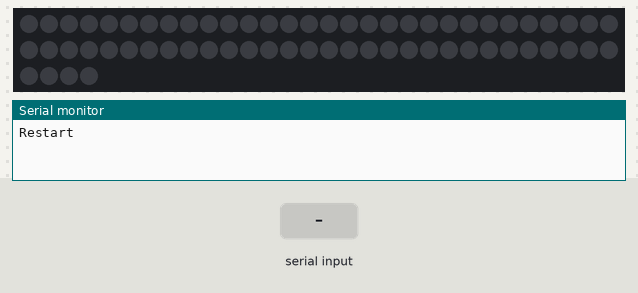
Recording of a sketch running on a simulated Arduino Uno, built with avr-gcc and run on an emulated ATmega328P. Shown: 64 RGB LEDs in strip order, left to right, continuing on the next row, the last lines printed to the serial monitor. The test bench sets the inputs (shaded band). Dim RGB values are drawn brighter than linear; random numbers use the default seed unless the sketch sets one.

Above: at 1.2 s.
1.3 s: "A" received over Serial
2.8 s: "D" received over Serial
At 4.9 s:
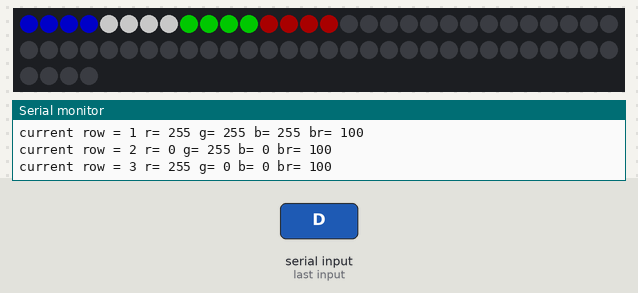
5.8 s: "C" received over Serial
At 8.6 s:
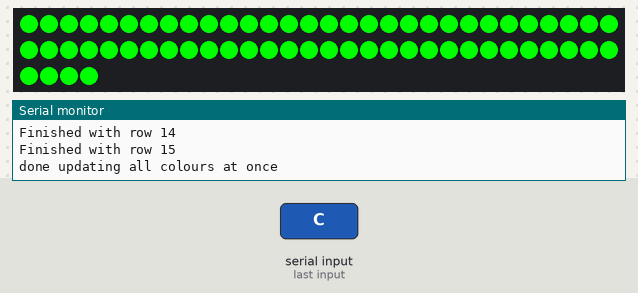
8.8 s: "O" received over Serial
At 9.29 s:
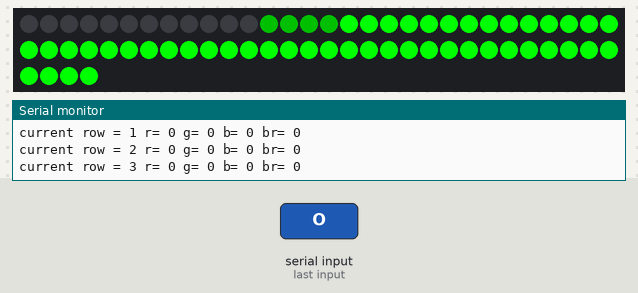
11.7 s: "D" received over Serial
At 12.5 s:
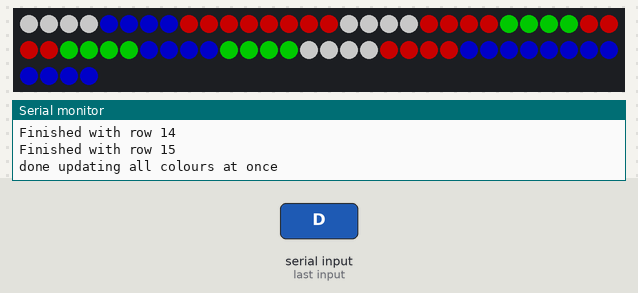
14.7 s: "O" received over Serial
At 15.56 s:
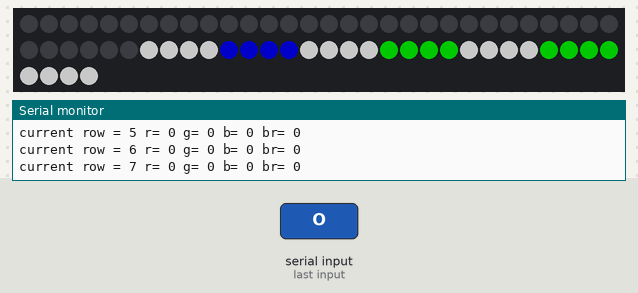
Timing chart, 0 to 17.7 s (numbered marks = the images above; inputs shaded):
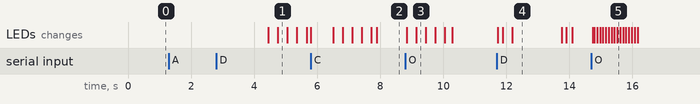

The sketch:

adafruit_neopixel_led_strip_controll.ino
```cpp
#include <Adafruit_NeoPixel.h>

#define PIN 6
#define NUMPIXELS 64
Adafruit_NeoPixel strip = Adafruit_NeoPixel(NUMPIXELS, PIN, NEO_GRB + NEO_KHZ800);

const byte rows = 16;
const byte collums = 4;
const byte colours_places = 4;
const byte place_red = 0;
const byte place_green = 1;
const byte place_blue = 2;
const byte place_brightnes = 3;

byte current_led_numbers [rows][collums];
byte new_collour_setting [rows][colours_places];
byte current_collour_setting [rows][colours_places];

byte snelheid = 0;


int row_counter_comp = 0;
boolean updating_leds_per_segment_after_comparing = false;
boolean updating__all_leds_after_comparing = false;
int brightness_counter = 0;

const byte ammount_of_colours_in_coulors = 4;
int ammount_of_colours_in_coulors_counter = 0;

unsigned long time_stamp = 0;

byte colours[ammount_of_colours_in_coulors][colours_places] = {
  {
    255,0,0,100                                                                                              }
  ,{
    255,255,255,100                                                                                              }
  ,{
    0,0,255,100                                                                                              }
  ,{
    0,255,0,100                                                                                              }
};

boolean colors_to_use [ammount_of_colours_in_coulors];

boolean finished_updating_this_segment [rows];

const byte bright_red = 0;
const byte bright_white = 1;
const byte blue = 2;
const byte green_brightnes = 3;

boolean disco = false;
unsigned long timestamp_disco = 0;

char state_char = 'S';

void setup(){
  Serial.begin(9600);
  for(int i = 0; i < ammount_of_colours_in_coulors ; i++){
    colors_to_use[i] = false;
  }
  for(int i = 0; i < rows ; i++){
    finished_updating_this_segment[i] = false;
  }
  /*
  http://stackoverflow.com/questions/2516096/fastest-way-to-zero-out-a-2d-array-in-c
   memset(array, 0, sizeof(array[0][0]) * m * n);
   Where m and n are the width and height of the two-dimensional array (in your example, you have a square two-dimensional array, so m == n).
   */
  memset(current_collour_setting, 0, sizeof(current_collour_setting[0][0]) * rows * colours_places );
  memset(new_collour_setting, 0, sizeof(new_collour_setting[0][0]) * rows * collums);

  // array to fill current led numbers with appropriate led number per row
  for(int row_counter = 0 ; row_counter < rows ; row_counter++){
    // this loop goes through all the rows
    for(int collum_counter = 0; collum_counter < collums ; collum_counter++){
      // for every row, this loops through all the collums
      current_led_numbers[row_counter][collum_counter]= (row_counter*collums)+collum_counter;
    }
  }
  strip.begin();
  Serial.println("Restart");
  // strip.show();
}

void loop (){
  if(Serial.available() > 0 ){// when there is a byte/chareracter avaiable in the buffer Serial.available becomes bigger
    // Serial.available = ammount of bytes in serial buffer
    state_char = Serial.read();
    // Serial.read() gets the byte into the charecter
    if(state_char != 'D'){
      disco = false;
    }

    switch (state_char){
    case 'A':
      Serial.println("A key was pressed: ");
      // when in other function first fadeout before fading in
      // fadeout function
      // fadein is standaart
      snelheid = 10;
      colors_to_use[bright_red] = true;
      colors_to_use[green_brightnes] = true;
      colors_to_use[blue] = true;

      update_new_colour_setting(0);// fill in brightness setting, if 0 than use brightness of defined colors
      updating_leds_per_segment_after_comparing = true;
      // updating__all_leds_after_comparing = true;
      break;
    case 'C':
      //colors_to_use[bright_red] = true;
      colors_to_use[green_brightnes] = true;
      update_new_colour_setting(255);// fill in brightness setting, if 0 than use brightness of defined colors
      // updating_leds_per_segment_after_comparing = false;
      updating__all_leds_after_comparing = true;
      break;
    case 'O':
      update_new_colour_setting(255);
      updating_leds_per_segment_after_comparing = true;
      // alles blinken groen
      break;
    case 'R':
      colors_to_use[green_brightnes] = true;
      colors_to_use[bright_white] = true;
      colors_to_use[blue] = true;

      update_new_colour_setting(0);// fill in brightness setting, if 0 than use brightness of defined colors
      // updating_leds_per_segment_after_comparing = true;
      updating__all_leds_after_comparing = true;
      break;
    case 'D':
      Serial.println("disco");

      disco = true;


      break;
    default:
      Serial.println("I dont knowt this letter");
      break;
    }
  }

  if(disco){
    long time_disco_passed = millis() - timestamp_disco;
    if(time_disco_passed > 2000){
      timestamp_disco = millis();
      // when there are more then 2 seconds passed
      for(int row_counter = 0 ; row_counter < rows ; row_counter++){
        // choose ranrom color per block
        byte random_colour_setting[4] = {
          random(0,255),random(0,255),random(0,255),random(0,255)                 };
          byte random_colour_from_colour_array = random(0,ammount_of_colours_in_coulors);

        for(int collor_setting_counter = 0; collor_setting_counter < colours_places ; collor_setting_counter++){
         // new_collour_setting[row_counter][collor_setting_counter] = random_colour_setting[collor_setting_counter]
         new_collour_setting[row_counter][collor_setting_counter] = colours[random_colour_from_colour_array][collor_setting_counter];
        }
      }
      updating__all_leds_after_comparing = true;
    }
  }

  if(updating_leds_per_segment_after_comparing){
    change_collor_per_segment_to_new_collour();
  }
  else if(updating__all_leds_after_comparing){
    change_all_to_color();
  }
}

void setPixelColor( uint16_t n, uint8_t r, uint8_t g, uint8_t b, uint16_t brightness) {
  strip.setPixelColor(n, (brightness*r/255) , (brightness*g/255), (brightness*b/255));
}
```

change_all_to_color.ino
```cpp
void change_all_to_color(){

  unsigned long time_passed = micros() - time_stamp;

  if(time_passed > 100){
    //Serial.println(time_passed);
    time_stamp = micros();

    // this loop goes through all the rows
    int counter_amount_of_colours_to_update = 0;
    for(int row_counter = 0 ; row_counter < rows ; row_counter++){
      if( finished_updating_this_segment[row_counter] == false){

        counter_amount_of_colours_to_update ++;

        int r_new = new_collour_setting[row_counter][place_red];
        int g_new = new_collour_setting[row_counter][place_green];
        int b_new = new_collour_setting[row_counter][place_blue];
        int brightness_new = new_collour_setting[row_counter_comp][place_brightnes];

        int r_current = current_collour_setting[row_counter][place_red];
        int g_current = current_collour_setting[row_counter][place_green];
        int b_current = current_collour_setting[row_counter][place_blue];
        int brightness_current = current_collour_setting[row_counter][place_brightnes];

        if(g_current != g_new && row_counter == 0){
          //Serial.println(row_counter);
          //          Serial.println("g_c was not g_n");
          //          Serial.print("g_n ");
          //          Serial.print(g_new);
          //          Serial.print(" g_c ");
          //          Serial.println(g_current);
        }
        else{
          //           Serial.println(row_counter);
          //          Serial.println("r_c was r_n");
        }

        row_counter_comp = row_counter;

        compare_old_and_new_coulour_setting(r_current, r_new, place_red);
        compare_old_and_new_coulour_setting(g_current, g_new, place_green);
        compare_old_and_new_coulour_setting(b_current, b_new, place_blue);
        compare_old_and_new_coulour_setting(brightness_current, brightness_new, place_brightnes);

        // the brightness, r, g and b should change to the new setting
        // so we must now what the color setting of the composition was, and what it should be
        // for example if the current Red value in the all composition array is smaller than the new vallue, we must increase R untill it is the same as the new vallue
        // same counts for G B and Brightness
        // But when the old value of R is bigger than the new value we must decrease its value untill it is the same as the new vallue

        for(int collum_counter = 0; collum_counter < collums ; collum_counter++){
          // for every row, this loops through all the collums
          setPixelColor(current_led_numbers[row_counter][collum_counter], r_current, g_current, b_current, brightness_current);
        }
        if(r_new == r_current && g_new == g_current && b_new == b_current && brightness_current == brightness_new){
          // done with changing colours update the next compartment
          finished_updating_this_segment[row_counter] = true;
          Serial.print("Finished with row ");
          Serial.println(row_counter);

          // boolean to check if done
        }
      }
    }

    if(counter_amount_of_colours_to_update == 0){
      Serial.println("done updating all colours at once");
      updating__all_leds_after_comparing = false;
      for(int i = 0; i < rows ; i++){
        finished_updating_this_segment[i] = false;
      }
    }
    // end for loop
    strip.show();
  }
}
```

change_collor_per_segment_to_new_collour.ino
```cpp
void change_collor_per_segment_to_new_collour(){

  if(row_counter_comp < rows ){

    unsigned long  time_passed = micros() - time_stamp;
    if(time_passed > 100){
      //Serial.println(time_passed);
      time_stamp = micros();
      // this loop goes through all the rows
      int r_new = new_collour_setting[row_counter_comp][place_red];
      int g_new = new_collour_setting[row_counter_comp][place_green];
      int b_new = new_collour_setting[row_counter_comp][place_blue];
      int brightness_new = new_collour_setting[row_counter_comp][place_brightnes];

      int r_current = current_collour_setting[row_counter_comp][place_red];
      int g_current = current_collour_setting[row_counter_comp][place_green];
      int b_current = current_collour_setting[row_counter_comp][place_blue];
      int brightness_current = current_collour_setting[row_counter_comp][place_brightnes];

      compare_old_and_new_coulour_setting(r_current,r_new, place_red );
      compare_old_and_new_coulour_setting(g_current,g_new, place_green);
      compare_old_and_new_coulour_setting(b_current,b_new, place_blue);
      compare_old_and_new_coulour_setting(brightness_current, brightness_new, place_brightnes);

      // the brightness, r, g and b should change to the new setting
      // so we must now what the color setting of the composition was, and what it should be
      // for example if the current Red value in the all composition array is smaller than the new vallue, we must increase R untill it is the same as the new vallue
      // same counts for G B and Brightness
      // But when the old value of R is bigger than the new value we must decrease its value untill it is the same as the new vallue

      for(int collum_counter = 0; collum_counter < collums ; collum_counter++){
        // for every row, this loops through all the collums
        setPixelColor(current_led_numbers[row_counter_comp][collum_counter], r_current, g_current, b_current, brightness_current);
      }
      strip.show();
      if(r_new == r_current && g_new == g_current && b_new == b_current && brightness_current == brightness_new){
        // done with changing colours update the next compartment
        Serial.print("current row = ");
        Serial.print(row_counter_comp);
        Serial.print(" r= ");
        Serial.print(r_current);
        Serial.print(" g= ");
        Serial.print(g_current);
        Serial.print(" b= ");
        Serial.print(b_current);
        Serial.print(" br= ");
        Serial.println(brightness_current);
        row_counter_comp++;
      }
    }

  }
  else{
    // reset function
    Serial.println("finished setting new color");

    row_counter_comp = 0;
    updating_leds_per_segment_after_comparing = false;
  }
}
```

compare_old_new_color_values.ino
```cpp
void compare_old_and_new_coulour_setting (byte current_coulour, byte new_collour, byte current_color_place ){

  if(current_coulour > new_collour ){
    if(current_coulour - new_collour > snelheid){
      //current_coulour must become smaller
      current_collour_setting[row_counter_comp][current_color_place] -= snelheid;

    }
    else{
      current_collour_setting[row_counter_comp][current_color_place] --;
    }

  }
  else if(current_coulour < new_collour){
    if((new_collour - current_coulour) > snelheid){
      // current_coulour must become bigger
      current_collour_setting[row_counter_comp][current_color_place] += snelheid;

    }
    else{
      current_collour_setting[row_counter_comp][current_color_place]++;

    }
  }
}
```

update_new_colour_setting.ino
```cpp
void update_new_colour_setting( int brightness_setting){


  // check amount of colors
  int current_colors[10][4];
  memset(current_colors, 0, sizeof(current_colors));

  int ammount_of_colors = 0;
  int place_counter_current_colors = 0;

  if(brightness_setting == 0){
    Serial.println("use brightness setting of defined collors");
    // predefined brighness setting
    for(int current_color_row = 0; current_color_row < ammount_of_colours_in_coulors ; current_color_row++){
      if(colors_to_use[current_color_row] == true){
        Serial.print("Current row = ");
        Serial.println(current_color_row);
        for(int color_settings = 0; color_settings < colours_places; color_settings++){
          // fill new array with only the colors we want to use
          Serial.print("    current colour = ");
          Serial.print(color_settings);
          Serial.print("    value = ");
          Serial.println(colours[current_color_row][color_settings]);
          current_colors[ammount_of_colors][color_settings] = colours[current_color_row][color_settings];
        }
        ammount_of_colors++;
      }
    }
  }
  else{
    Serial.println("we have a brightness setting to overull the current setting");
    // we have a brightness setting to overull the current setting
    for(int current_color_row = 0; current_color_row < ammount_of_colours_in_coulors ; current_color_row++){
      if(colors_to_use[current_color_row] == true){
        for(int color_settings = 0; color_settings < colours_places -1; color_settings++){
          // fill new array with only the colors we want to use
          current_colors[ammount_of_colors][color_settings] = colours[current_color_row][color_settings];
        }
        current_colors[ammount_of_colors][3] = brightness_setting;
        ammount_of_colors++;
      }
    }
  }
  Serial.print("ammount_of_colors  = ");
  Serial.println(ammount_of_colors);

  if(ammount_of_colors > 1){
    // more than one color
    Serial.println("more than one color");
    for(int row_counter = 0 ; row_counter < rows ; row_counter++){
      // this loop goes through all the rows
      if(place_counter_current_colors > ammount_of_colors -1 ){// als er 2 kleuren zijn mag de counter niet hoger worden dan 1 dus niet groter dan ammount of colors -1
        place_counter_current_colors = 0;
      }
      Serial.print("new colour_setting = ");
      Serial.println(row_counter);
      for(int collor_setting_counter = 0; collor_setting_counter < colours_places ; collor_setting_counter++){

        // for every row, this loops through all the collums
        // r g b bright langs
        Serial.print("     rgb brightnes value = ");
        Serial.println(current_colors[place_counter_current_colors][collor_setting_counter]);
        new_collour_setting[row_counter][collor_setting_counter] = current_colors[place_counter_current_colors][collor_setting_counter];

      }
      Serial.println(" ");
      place_counter_current_colors++;
    }
    Serial.println(" ");
    Serial.println("Finished setting collor settings");
  }
  else if (ammount_of_colors == 1){
    // there was only one color
    Serial.println("There was only one color");
    for(int row_counter = 0 ; row_counter < rows ; row_counter++){
      // this loop goes through all the rows
      Serial.print("new colour is ");
      for(int collor_setting_counter = 0; collor_setting_counter < colours_places ; collor_setting_counter++){
        // for every row, this loops through all the collums
        // r g b bright langs
        Serial.print(current_colors[place_counter_current_colors][collor_setting_counter]);
        Serial.print(" , ");
        new_collour_setting[row_counter][collor_setting_counter] = current_colors[0][collor_setting_counter];
      }
      Serial.println(" ");
    }
    Serial.println("Finished setting collor settings");
  }
  else{
    // no colors
    Serial.println("No colors dude!");
    memset(new_collour_setting, 0, sizeof(new_collour_setting[0][0]) * rows * collums);
  }

  for(int i = 0; i < ammount_of_colours_in_coulors ; i++){
    colors_to_use[i] = false;
  }
  row_counter_comp = 0;

}
```

Measured:
- after the input at 11.7 s, the LEDs: first change at once (image 4 shows a later state)
